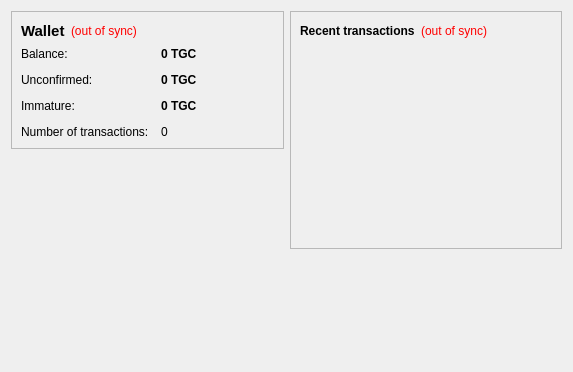
<?xml version="1.0" encoding="UTF-8"?>
<ui version="4.0">
 <class>OverviewPage</class>
 <widget class="QWidget" name="OverviewPage">
  <property name="geometry">
   <rect>
    <x>0</x>
    <y>0</y>
    <width>573</width>
    <height>372</height>
   </rect>
  </property>
  <property name="windowTitle">
   <string>Form</string>
  </property>
  <layout class="QHBoxLayout" name="horizontalLayout" stretch="1,1">
   <item>
    <layout class="QVBoxLayout" name="verticalLayout_2">
     <item>
      <widget class="QFrame" name="frame">
       <property name="frameShape">
        <enum>QFrame::StyledPanel</enum>
       </property>
       <property name="frameShadow">
        <enum>QFrame::Raised</enum>
       </property>
       <layout class="QVBoxLayout" name="verticalLayout_4">
        <item>
         <layout class="QHBoxLayout" name="horizontalLayout_4">
          <item>
           <widget class="QLabel" name="label_5">
            <property name="font">
             <font>
              <pointsize>11</pointsize>
              <weight>75</weight>
              <bold>true</bold>
             </font>
            </property>
            <property name="text">
             <string>Wallet</string>
            </property>
           </widget>
          </item>
          <item>
           <widget class="QLabel" name="labelWalletStatus">
            <property name="toolTip">
             <string>The displayed information may be out of date. Your wallet automatically synchronizes with the Tigercoin network after a connection is established, but this process has not completed yet.</string>
            </property>
            <property name="styleSheet">
             <string notr="true">QLabel { color: red; }</string>
            </property>
            <property name="text">
             <string notr="true">(out of sync)</string>
            </property>
            <property name="alignment">
             <set>Qt::AlignLeading|Qt::AlignLeft|Qt::AlignVCenter</set>
            </property>
           </widget>
          </item>
          <item>
           <spacer name="horizontalSpacer_2">
            <property name="orientation">
             <enum>Qt::Horizontal</enum>
            </property>
            <property name="sizeHint" stdset="0">
             <size>
              <width>40</width>
              <height>20</height>
             </size>
            </property>
           </spacer>
          </item>
         </layout>
        </item>
        <item>
         <layout class="QFormLayout" name="formLayout_2">
          <property name="fieldGrowthPolicy">
           <enum>QFormLayout::AllNonFixedFieldsGrow</enum>
          </property>
          <property name="horizontalSpacing">
           <number>12</number>
          </property>
          <property name="verticalSpacing">
           <number>12</number>
          </property>
          <item row="0" column="0">
           <widget class="QLabel" name="label">
            <property name="text">
             <string>Balance:</string>
            </property>
           </widget>
          </item>
          <item row="0" column="1">
           <widget class="QLabel" name="labelBalance">
            <property name="font">
             <font>
              <weight>75</weight>
              <bold>true</bold>
             </font>
            </property>
            <property name="cursor">
             <cursorShape>IBeamCursor</cursorShape>
            </property>
            <property name="toolTip">
             <string>Your current balance</string>
            </property>
            <property name="text">
             <string notr="true">0 TGC</string>
            </property>
            <property name="textInteractionFlags">
             <set>Qt::LinksAccessibleByMouse|Qt::TextSelectableByKeyboard|Qt::TextSelectableByMouse</set>
            </property>
           </widget>
          </item>
          <item row="1" column="0">
           <widget class="QLabel" name="label_3">
            <property name="text">
             <string>Unconfirmed:</string>
            </property>
           </widget>
          </item>
          <item row="1" column="1">
           <widget class="QLabel" name="labelUnconfirmed">
            <property name="font">
             <font>
              <weight>75</weight>
              <bold>true</bold>
             </font>
            </property>
            <property name="cursor">
             <cursorShape>IBeamCursor</cursorShape>
            </property>
            <property name="toolTip">
             <string>Total of transactions that have yet to be confirmed, and do not yet count toward the current balance</string>
            </property>
            <property name="text">
             <string notr="true">0 TGC</string>
            </property>
            <property name="textInteractionFlags">
             <set>Qt::LinksAccessibleByMouse|Qt::TextSelectableByKeyboard|Qt::TextSelectableByMouse</set>
            </property>
           </widget>
          </item>
          <item row="3" column="0">
           <widget class="QLabel" name="label_2">
            <property name="text">
             <string>Number of transactions:</string>
            </property>
           </widget>
          </item>
          <item row="3" column="1">
           <widget class="QLabel" name="labelNumTransactions">
            <property name="toolTip">
             <string>Total number of transactions in wallet</string>
            </property>
            <property name="text">
             <string notr="true">0</string>
            </property>
           </widget>
          </item>
          <item row="2" column="0">
           <widget class="QLabel" name="labelImmatureText">
            <property name="text">
             <string>Immature:</string>
            </property>
           </widget>
          </item>
          <item row="2" column="1">
           <widget class="QLabel" name="labelImmature">
            <property name="font">
             <font>
              <weight>75</weight>
              <bold>true</bold>
             </font>
            </property>
            <property name="toolTip">
             <string>Mined balance that has not yet matured</string>
            </property>
            <property name="text">
             <string notr="true">0 TGC</string>
            </property>
            <property name="textInteractionFlags">
             <set>Qt::LinksAccessibleByMouse|Qt::TextSelectableByKeyboard|Qt::TextSelectableByMouse</set>
            </property>
           </widget>
          </item>
         </layout>
        </item>
       </layout>
      </widget>
     </item>
     <item>
      <spacer name="verticalSpacer">
       <property name="orientation">
        <enum>Qt::Vertical</enum>
       </property>
       <property name="sizeHint" stdset="0">
        <size>
         <width>20</width>
         <height>40</height>
        </size>
       </property>
      </spacer>
     </item>
    </layout>
   </item>
   <item>
    <layout class="QVBoxLayout" name="verticalLayout_3">
     <item>
      <widget class="QFrame" name="frame_2">
       <property name="frameShape">
        <enum>QFrame::StyledPanel</enum>
       </property>
       <property name="frameShadow">
        <enum>QFrame::Raised</enum>
       </property>
       <layout class="QVBoxLayout" name="verticalLayout">
        <item>
         <layout class="QHBoxLayout" name="horizontalLayout_2">
          <item>
           <widget class="QLabel" name="label_4">
            <property name="text">
             <string>&lt;b&gt;Recent transactions&lt;/b&gt;</string>
            </property>
           </widget>
          </item>
          <item>
           <widget class="QLabel" name="labelTransactionsStatus">
            <property name="toolTip">
             <string>The displayed information may be out of date. Your wallet automatically synchronizes with the Tigercoin network after a connection is established, but this process has not completed yet.</string>
            </property>
            <property name="styleSheet">
             <string notr="true">QLabel { color: red; }</string>
            </property>
            <property name="text">
             <string notr="true">(out of sync)</string>
            </property>
            <property name="alignment">
             <set>Qt::AlignRight|Qt::AlignTrailing|Qt::AlignVCenter</set>
            </property>
           </widget>
          </item>
          <item>
           <spacer name="horizontalSpacer">
            <property name="orientation">
             <enum>Qt::Horizontal</enum>
            </property>
            <property name="sizeHint" stdset="0">
             <size>
              <width>40</width>
              <height>20</height>
             </size>
            </property>
           </spacer>
          </item>
         </layout>
        </item>
        <item>
         <widget class="QListView" name="listTransactions">
          <property name="styleSheet">
           <string notr="true">QListView { background: transparent; }</string>
          </property>
          <property name="frameShape">
           <enum>QFrame::NoFrame</enum>
          </property>
          <property name="verticalScrollBarPolicy">
           <enum>Qt::ScrollBarAlwaysOff</enum>
          </property>
          <property name="horizontalScrollBarPolicy">
           <enum>Qt::ScrollBarAlwaysOff</enum>
          </property>
          <property name="selectionMode">
           <enum>QAbstractItemView::NoSelection</enum>
          </property>
         </widget>
        </item>
       </layout>
      </widget>
     </item>
     <item>
      <widget class="QLabel" name="label_7">
       <property name="font">
        <font>
         <family>AcadEref</family>
         <pointsize>16</pointsize>
        </font>
       </property>
       <property name="text">
        <string/>
       </property>
       <property name="textFormat">
        <enum>Qt::RichText</enum>
       </property>
       <property name="alignment">
        <set>Qt::AlignCenter</set>
       </property>
       <property name="openExternalLinks">
        <bool>true</bool>
       </property>
      </widget>
     </item>
     <item>
      <spacer name="verticalSpacer_2">
       <property name="orientation">
        <enum>Qt::Vertical</enum>
       </property>
       <property name="sizeHint" stdset="0">
        <size>
         <width>20</width>
         <height>40</height>
        </size>
       </property>
      </spacer>
     </item>
    </layout>
   </item>
  </layout>
 </widget>
 <resources/>
 <connections/>
</ui>
